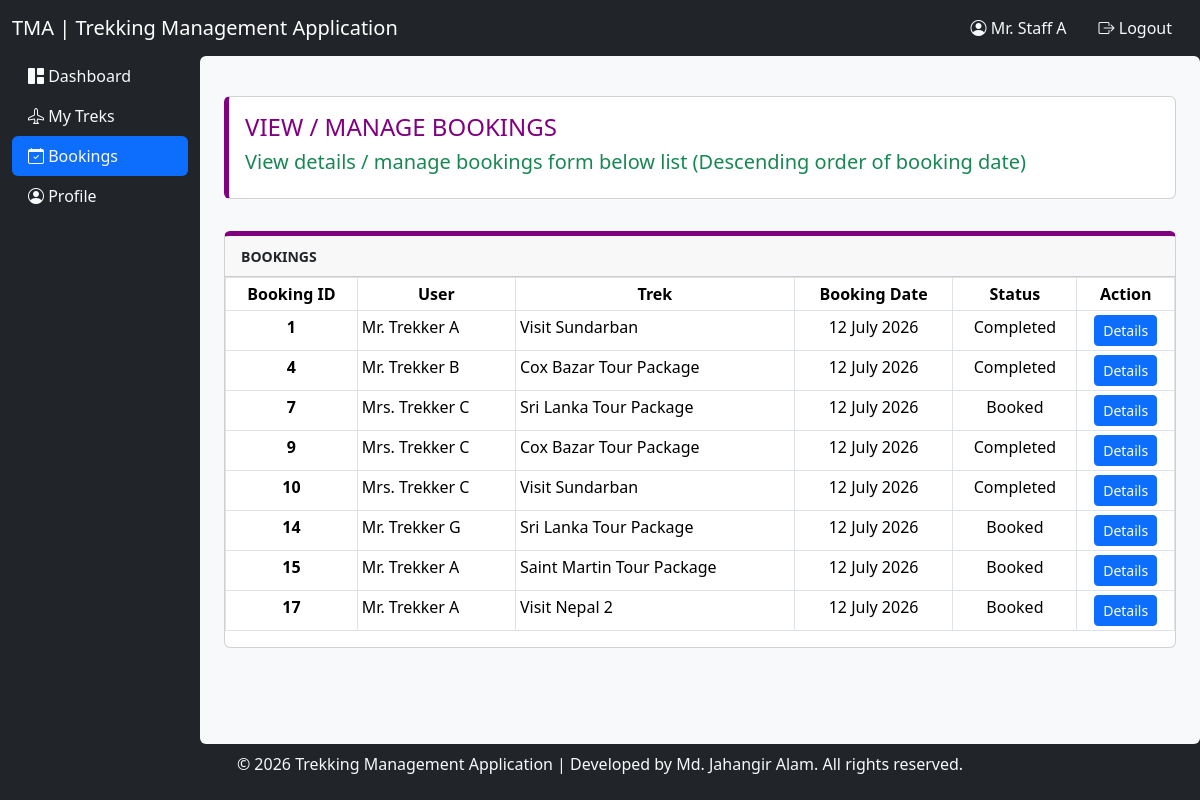
/staffViewBookings (signed in), run on the app's committed database.
### application/models.py (models this page shows)
class Staff(db.Model):
    __tablename__ = 'staffs'
    id = db.Column(db.Integer, primary_key = True)
    user_id = db.Column(db.Integer, db.ForeignKey('users.id'), nullable = False) ## Added to link User model
    full_name = db.Column(db.String(255), nullable = False)
    contact_no = db.Column(db.Integer, nullable = False)
    gender = db.Column(db.String(255), nullable = False) ## Added additionaly
    user = db.relationship('User')

class Booking(db.Model):
    __tablename__ = 'bookings'
    id = db.Column(db.Integer, primary_key = True)
    trek_id = db.Column(db.Integer, db.ForeignKey('treks.id'), nullable = False)
    trekker_id = db.Column(db.Integer, db.ForeignKey('trekkers.id'), nullable = False)
    booking_date = db.Column(db.Date, nullable = False) ## Date in yyyy-mm-dd format
    status = db.Column(db.String(255), nullable = False) ## (booked / cancelled / completed)
    completion_date = db.Column(db.Date, nullable = True) ## Date in yyyy-mm-dd format,
    trek = db.relationship('Trek')
    trekker  = db.relationship('Trekker')

class Trekker(db.Model):
    __tablename__ = 'trekkers'
    id = db.Column(db.Integer, primary_key = True)
    user_id = db.Column(db.Integer, db.ForeignKey('users.id'), nullable = False) ## Added to link User model
    full_name = db.Column(db.String(255), nullable = False)
    contact_no = db.Column(db.Integer, nullable = False)
    gender = db.Column(db.String(255), nullable = False) ## Added additionaly
    user = db.relationship('User')

class Trek(db.Model):
    __tablename__ = 'treks'
    id = db.Column(db.Integer, primary_key = True)
    trek_name = db.Column(db.String(255), nullable = False)
    location = db.Column(db.String(255), nullable = False)
    difficulty = db.Column(db.String(255), nullable = False) ## easy / medium / hard
    duration = db.Column(db.Integer, nullable = False) ## In days
    assigned_staff_id = db.Column(db.Integer, db.ForeignKey('staffs.id'), nullable = False) ## Added to link Staff model
    status = db.Column(db.String(255), nullable = False, default = "deactive") ## (open / closed / completed
    start_date = db.Column(db.Date, nullable = False) ## Date in yyyy-mm-dd format
    end_date = db.Column(db.Date, nullable = False) ## Date in yyyy-mm-dd format
    total_slots = db.Column(db.Integer, nullable = False)
    trek_description = db.Column(db.String(300), nullable = False)
    trek_image_link = db.Column(db.String, nullable = False)

### application/controllers.py (the view)
@app.route('/staffViewBookings')
def staff_view_bookings():
    auth = req_role('staff')
    if auth == False:
        return redirect(url_for('logout'))
    logged_user_id = session['user_id']
    staff = Staff.query.filter_by(user_id = logged_user_id).first()
    logged_staff_id = staff.id
    bookings = Booking.query.join(Trek).filter(Trek.assigned_staff_id == logged_staff_id).order_by(Booking.booking_date.desc()).all()
    return render_template('staffViewBookings.html', bookings = bookings)

### application/controllers.py (called while the page is built)
def req_role(required_role):
    if not session:
        return False
    if session['user_role'] != required_role:
        return False

### templates/staffViewBookings.html
{% set pageTitle = "Staff | View / Manage Bookings" %}
{% set pageID = 23 %}
{% extends 'baseTemplate.tpl.html' %}
    {% block ContentArea %}
    <div class="container-fluid">
        <div class="row" style="min-height: 86vh;">
            {% include 'sidebar.inc.html' %}
            <div class="col-10 offset-2 p-4 bg-light rounded">
                <div class="row pt-2 mt-2 mb-4">
                    <div class="col">
                        <div class="card" style="border-left: 5px solid purple;">
                            <div class="card-body">
                                <h4 class="text-uppercase" style="color: purple;">View / Manage Bookings</h4>
                                <p class="h5 text-success">View details / manage bookings form below list (Descending order of booking date)</em></p>
                            </div>
                        </div>
                    </div>
                </div>
                <div class="row pt-2 mt-2 mb-4">
                    <div class="col">
                        <div class="card" style="border-top: 5px solid purple;">
                            <div class="card-header">
                                <small class="text-uppercase"><strong>Bookings</strong></small>
                            </div>
                            <div class="card-body p-0">
                                <table class="table table-sm table-bordered">
                                    <thead class="bg-light">
                                        <tr>
                                            <th class="text-center">Booking ID</th>
                                            <th class="text-center">User</th>
                                            <th class="text-center">Trek</th>
                                            <th class="text-center">Booking Date</th>
                                            <th class="text-center">Status</th>
                                            <th class="text-center">Action</th>
                                        </tr>
                                    </thead>
                                    <tbody>
                                        {% for booking in bookings %}
                                         <tr>
                                            <th class="text-center">{{ booking.id }}</th>
                                            <td>{{ booking.trekker.full_name }}</td>
                                            <td>{{ booking.trek.trek_name }}</td>
                                            <td class="text-center">{{ booking.booking_date.strftime("%d %B %Y") }}</td>
                                            <td class="text-center">{{ booking.status.capitalize() }}</td>
                                            <td class="text-center">
                                                <a class="btn btn-sm btn-primary" href="{{ url_for('staff_view_booking_details', booking_id = booking.id) }}">Details</a>
                                            </td>
                                        </tr>
                                        {% endfor %}
                                    </tbody>
                                </table>
                            </div>
                        </div>
                    </div>
                </div>
            </div>
        </div>
    </div>
    {% endblock %}

### templates/baseTemplate.tpl.html (shortened to what this page needs)
<!DOCTYPE html>
<html lang="en">
<head>
    <link rel="stylesheet" href="{{ url_for('static', filename = 'bootstrap-5.3.8/bootstrap.min.css') }}">
    <link rel="stylesheet" href="{{ url_for('static', filename = 'css/styles.css') }}">
    <link rel="stylesheet" href="https://cdn.jsdelivr.net/npm/bootstrap-icons@1.13.1/font/bootstrap-icons.min.css">
</head>
<body class="bg-dark">
    <nav class="navbar navbar-dark bg-dark sticky-top" style="height: 7vh;">
        <div class="container-fluid">
            <a class="navbar-brand" href="/"><span class="h5">TMA | Trekking Management Application</span></a>
            {% if session['username'] %}
                <ul class="nav">
                    <li class="nav-item">
                        <a class="nav-link text-light" href="#">
                            <i class="bi bi-person-circle"></i>
                            {% if session['user_role'] == "admin" %}
                                {{ session['username'].capitalize() }}
                            {% elif session['user_role'] == "staff" or session['user_role'] == "trekker" %}
                                {{ session['full_name'] }}
                            {% endif %}
                        </a>
                    </li>
                    <li class="nav-item">
                        <a class="nav-link text-light" href="{{ url_for('logout') }}">
                            <i class="bi bi-box-arrow-right"></i> Logout
                        </a>
                    </li>
                </ul>
            {% endif %}
        </div>
    </nav>
    {% block ContentArea %}
    {% endblock %}
    <div class="container-fluid">
        <div class="row bg-dark pt-2" style="height: 7vh;">
            <div class="col text-center text-light">
                <p>&copy; 2026 Trekking Management Application | Developed by Md. Jahangir Alam. All rights reserved.</p>
            </div>
        </div>
    </div>
</body>
</html>

### data on the page
Staff: full_name "Mr. Staff A"
Booking: id "1", trekker.full_name "Mr. Trekker A", trek.trek_name "Visit Sundarban", booking_date "12 July 2026", status "Completed"
Booking: id "4", trekker.full_name "Mr. Trekker B", trek.trek_name "Cox Bazar Tour Package", booking_date "12 July 2026", status "Completed"
Booking: id "7", trekker.full_name "Mrs. Trekker C", trek.trek_name "Sri Lanka Tour Package", booking_date "12 July 2026", status "Booked"
Booking: id "9", trekker.full_name "Mrs. Trekker C", trek.trek_name "Cox Bazar Tour Package", booking_date "12 July 2026", status "Completed"
Booking: id "10", trekker.full_name "Mrs. Trekker C", trek.trek_name "Visit Sundarban", booking_date "12 July 2026", status "Completed"
Booking: id "14", trekker.full_name "Mr. Trekker G", trek.trek_name "Sri Lanka Tour Package", booking_date "12 July 2026", status "Booked"
Booking: id "15", trekker.full_name "Mr. Trekker A", trek.trek_name "Saint Martin Tour Package", booking_date "12 July 2026", status "Booked"
Booking: id "17", trekker.full_name "Mr. Trekker A", trek.trek_name "Visit Nepal 2", booking_date "12 July 2026", status "Booked"
